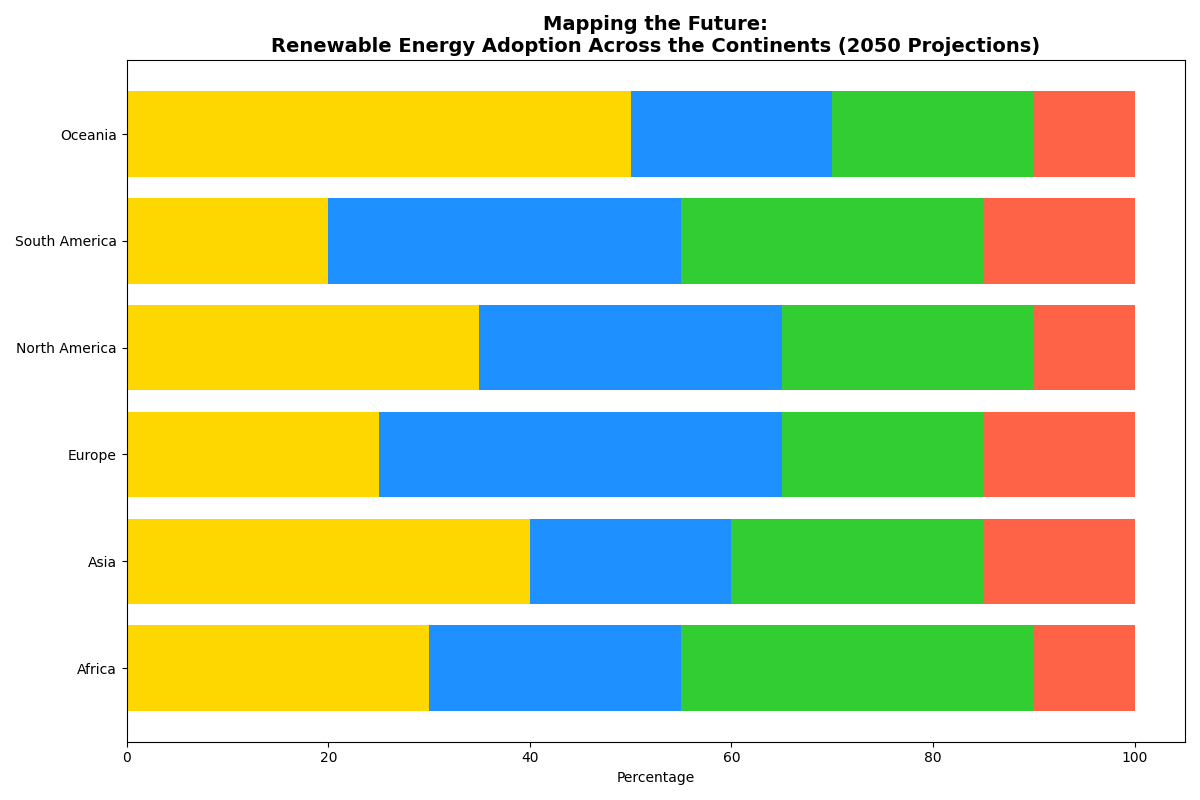

The Python source for this figure:
import numpy as np
import matplotlib.pyplot as plt

continents = ['Africa', 'Asia', 'Europe', 'North America', 'South America', 'Oceania']
energy_types = ['Solar', 'Wind', 'Hydro', 'Bioenergy']

energy_percentages = np.array([
    [30, 25, 35, 10],  # Africa
    [40, 20, 25, 15],  # Asia
    [25, 40, 20, 15],  # Europe
    [35, 30, 25, 10],  # North America
    [20, 35, 30, 15],  # South America
    [50, 20, 20, 10]   # Oceania
])

colors = ['#FFD700', '#1E90FF', '#32CD32', '#FF6347']

fig, ax = plt.subplots(figsize=(12, 8))

for i, continent in enumerate(continents):
    bottom = 0
    for j, energy_type in enumerate(energy_types):
        ax.barh(continent, energy_percentages[i][j], left=bottom, color=colors[j])
        bottom += energy_percentages[i][j]

ax.set_xlabel('Percentage')
ax.set_title('Mapping the Future:\nRenewable Energy Adoption Across the Continents (2050 Projections)', fontsize=14, fontweight='bold')

plt.tight_layout()

plt.show()
